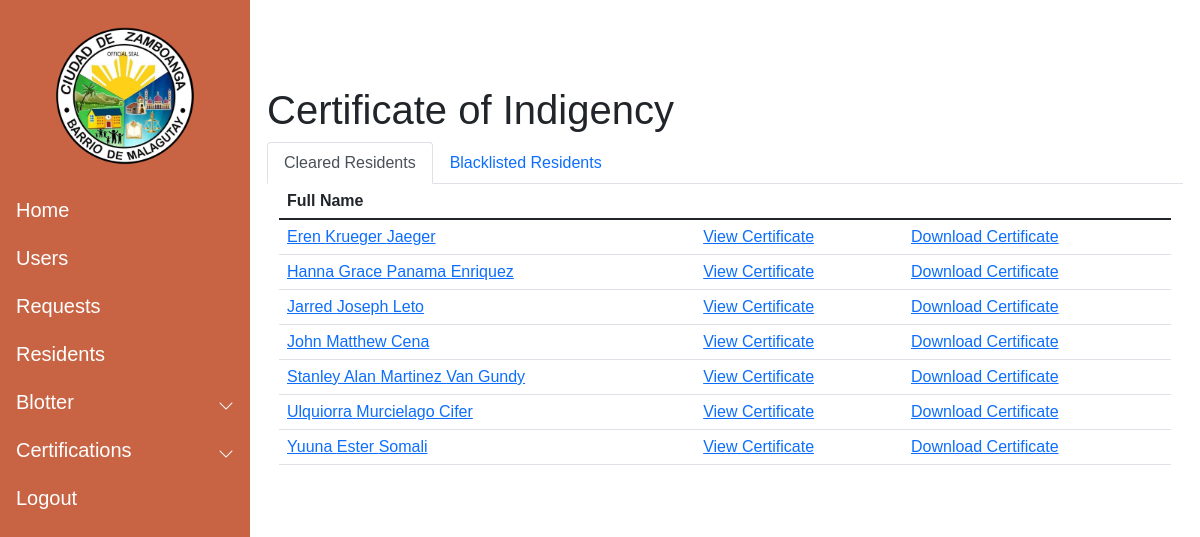
Before: /resident_list02/ with the older database file.
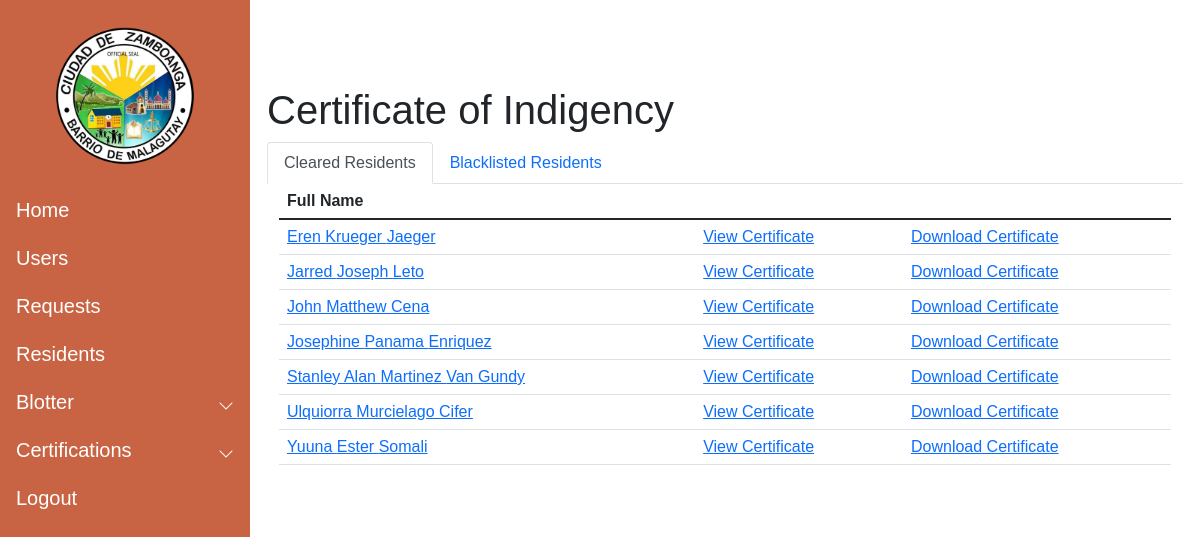
After: the same page with the newer database file.
### Resident/models.py (models this page shows, shortened)
class Resident (models.Model):
    pic = models.ImageField(null=True, blank = True, verbose_name="Profile Picture", upload_to= "images/")
    First_name = models.CharField(max_length=50)
    Last_name = models.CharField(max_length=50)
    Middle_name = models.CharField(max_length=50)
    Birthdate = models.DateField(auto_now_add=False, auto_now=False)
    Gender_choices = (
        ('Male','Male'),
        ('Female','Female')
        )
    Gender = models.CharField(max_length=100, choices=Gender_choices, default = "Not Specified")
    Contact = models.CharField(max_length=11)
    Cstatus_choices = (
        ('Single','Single'),
        ('Married','Married'),
        ('Divorced','Divorced'),
        ('Separated','Separated'),
        ('Widowed','Widowed'),
        )
    Marital_status = models.CharField(max_length=100, choices = Cstatus_choices, default = "")
    Citizenship = models.CharField(max_length=100)
    Religion = models.CharField(max_length=100)
    Occupation = models.CharField(max_length=100, null=True, blank=True)
    Vac_choices = (
        ('Vaccinated','Vaccinated'),
        ('Non-Vaccinated','Non-Vaccinated')
    )
    Vaccination = models.CharField(max_length=100, choices = Vac_choices, verbose_name="Vaccination Status", default="")
    Address = models.TextField(max_length=250, verbose_name="Street Address")
    Blacklisted = models.BooleanField(default = False)
    created_date = models.DateTimeField(auto_now_add=True)
    modified_date = models.DateTimeField(auto_now=True)

### Certification/views.py (the view)
# urls.py: path('resident_list02/',resident_list02,name="resident_list02"),
def resident_list02(request):
    Resident_obj = Resident.objects.all()
    cresident = Resident.objects.filter(Blacklisted = False)
    bresident = Resident.objects.filter(Blacklisted = True)
    Resident_cleared = cresident.order_by('First_name')
    Resident_blacklisted = bresident.order_by('First_name')
    Blotter_number = []
    for res in Resident_blacklisted:
        resid = res.id
        blo = Blotreport.objects.filter(Offender = resid)
        bloo = blo.count()
        Blotter_number.append(bloo)
    context = {
        'Resident_cleared': Resident_cleared,
        'Resident_blacklisted': Resident_blacklisted,
        'Blotter_number' : Blotter_number
    }
    return render(request, "certification/indigency.html",context = context)

### templates/certification/indigency.html (shortened to what this page needs)
{% extends 'base.html' %}
{%  load static %}
{% block content %}
<div class="container-fluid">
    <h1>Certificate of Indigency</h1>
    <nav>
        <div class="nav nav-tabs" role="tablist">
            <button class = "nav-link active" data-bs-toggle="tab" data-bs-target="#residentlist"
            type="button" role="tab" aria-controls="nav-home" id = "clearedlist" aria-selected="true">Cleared Residents</button>
            <button class = "nav-link" data-bs-toggle="tab" data-bs-target="#blacklist" id="blacklisted"
            type="button" role="tab" aria-controls="nav-profile" aria-selected="true">Blacklisted Residents</button>
        </div>
    </nav>
    <div class="tab-content">
        <div class="tab-pane fade show active" id="residentlist" role="tabpanel" aria-labelledby="clearedlist">
            <div class="container-fluid">
                <table class="table">
                    <thead>
                        <tr>
                        <th>Full Name</th>
                        </tr>
                    </thead>
                    <tbody>
                        {% for res in Resident_cleared %}
                        <tr>
                            <td><a href="{% url 'resident_profile' res.id %}">{{ res.First_name }} {{ res.Middle_name}} {{res.Last_name}}</a></td>
                            <td><a href ="{% url 'view_certificate02' res.pk %}">View Certificate</a></td>
                            <td><a href="{% url 'generate_certificate02' res.pk %}">Download Certificate</a></td>
                        </tr>
                         {% endfor %}
                    </tbody>
                </table>
            </div>
        </div>
        </div>
    </div>
{%  endblock content %}

Changed rows visible on the page:
changed Resident "Panama": First_name "Hanna Grace" → "Josephine"; moves down the list
